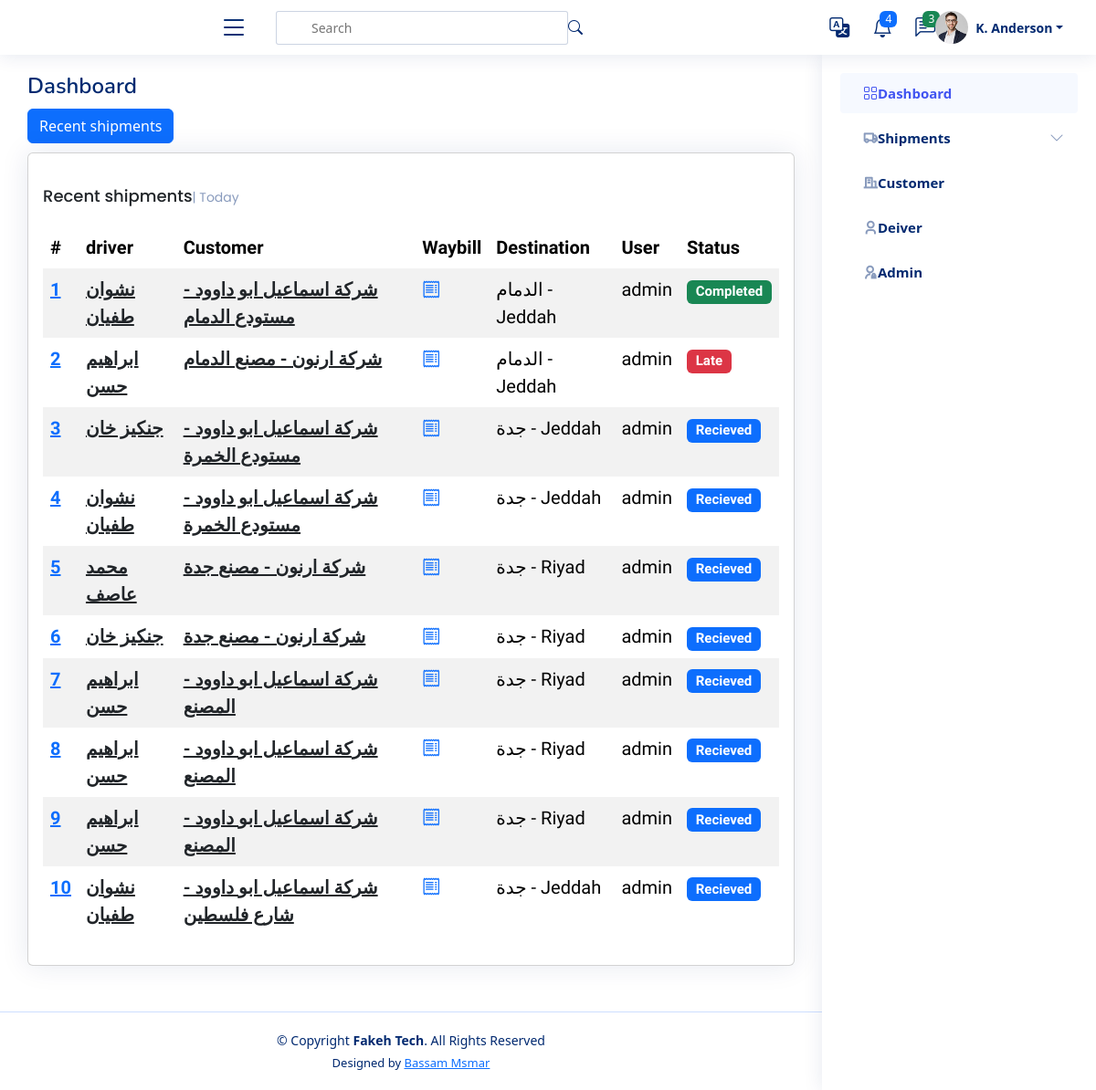
/shipment/All, run on an earlier commit of the app's database.
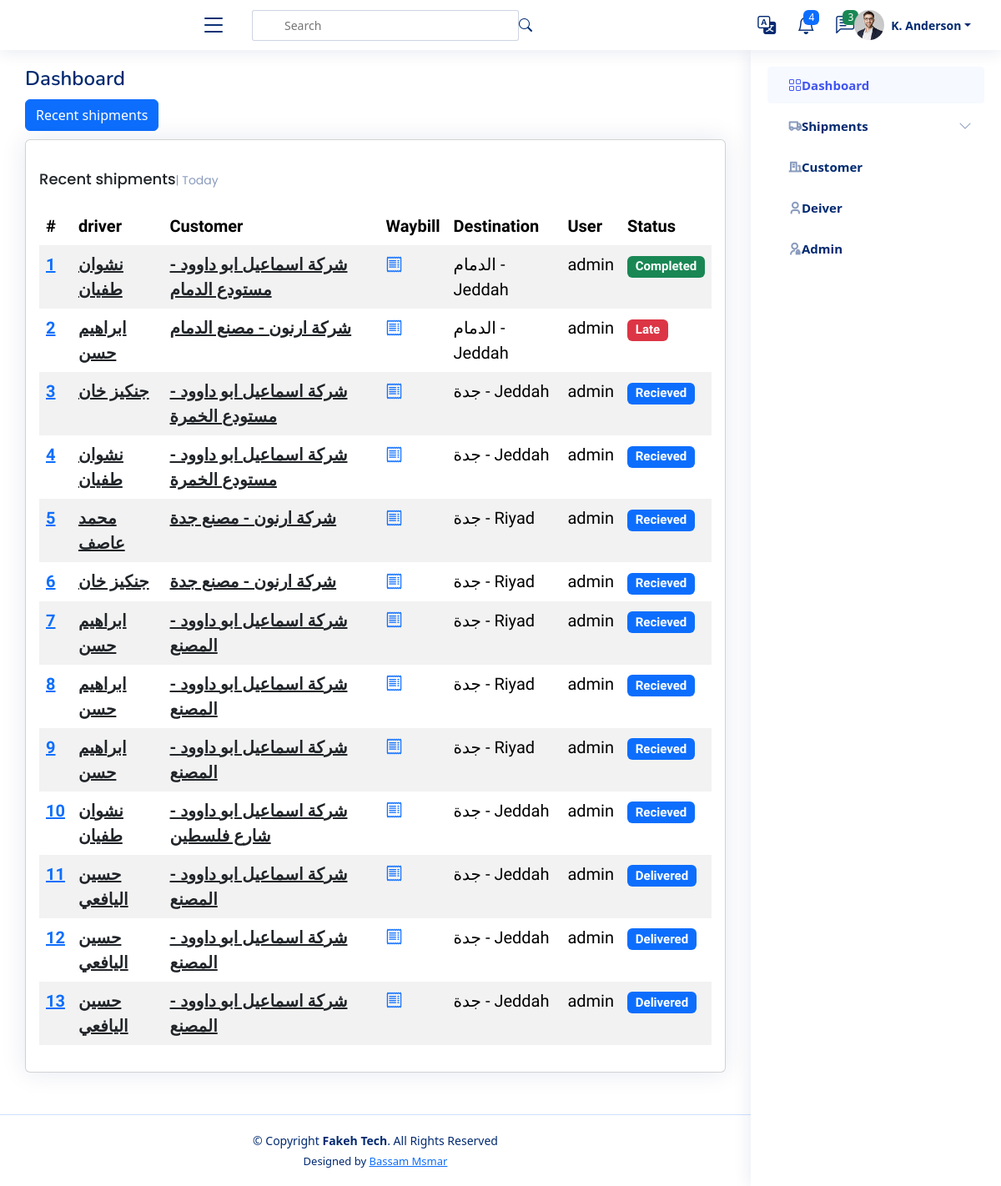
And on a later commit of the database.
### shipments/models.py (models this page shows, shortened)
class Shipments(models.Model):
    user = models.ForeignKey(User,  related_name='shipments_user', on_delete=models.SET_NULL, null=True)
    driver = models.ForeignKey(Driver,  related_name='shipments_driver', on_delete=models.SET_NULL, null=True)
    customer_branch = models.ForeignKey(Branch, related_name='shipments_company', on_delete=models.SET_NULL, null=True)
    fare = models.IntegerField(_("Fare"),)
    code = models.ImageField(blank=True, null=True, upload_to='code')
    days_stayed = models.IntegerField(_("Days Stayed "), null=True, blank=True)
    stay_cost = models.IntegerField(_("Stay Cost"), null=True, blank=True)
    deducted = models.IntegerField(_("Deducted"), null=True, blank=True)
    status = models.CharField(_("Status "), max_length=20, choices=STATUS, default='Recieved')
    destination = models.CharField(_("Destination"), max_length=20, choices=FLAG_TYPES)
    create_at = models.DateTimeField(_("Create At"), default=timezone.now)
    expected_arrival_date = models.DateTimeField(_("Expected Arrival Date"), null=True, blank=True, default=timezone.now)
    actual_delivery_date = models.DateTimeField(_("Actual Delivery Date "), null=True, blank=True, default=timezone.now)

### drivers/models.py (models this page shows)
class Driver(models.Model):
    name = models.CharField(_("Driver Name"), max_length=120)
    phone = models.CharField(_("Driver Phone"), max_length=120)
    id_number = models.CharField(_("Driver Id Number"), max_length=10, null=True, blank=True)
    language = models.CharField(_("Driver Language"),  max_length=120, choices=LANGUAHE, null=True, blank=True)
    truck_type =models.CharField(_("Truck Type"), max_length=120, choices=TRUCK_TYPE, null=True, blank=True)
    rate = models.IntegerField(_("Rate"), null=True, blank=True)
    def __str__(self) -> str:
        return self.name

### customers/models.py (models this page shows)
class Branch(models.Model):
    customers = models.ForeignKey(Customers, related_name='branch_customers', on_delete=models.CASCADE)
    name = models.CharField(_("Name"),max_length=255)
    city = models.CharField(_("City"),max_length=255)
    def __str__(self):
        return f'{self.customers} - {self.name}'

class Customers(models.Model):
    name = models.CharField(max_length=255)
    def __str__(self):
        return self.name

### shipments/views.py (the view)
# urls.py: path('<str:status>', ShipmentList.as_view(), name='shipment_list'),
class ShipmentList(ListView):
    model = Shipments
    def get_queryset(self):
        status = self.kwargs.get('status', 'All')
        print( f'status = {status}')
        if status == 'All':
            return Shipments.objects.all()
        else:
            return Shipments.objects.filter(status=status)

### templates/shipments/shipments_list.html (shortened to what this page needs)
{% extends 'base.html' %}
{% load static %}
{% load i18n %}
{% block body %}
<main id="main" class="main">
  <div class="pagetitle">
    <h1>{% translate "Dashboard" %}</h1>
  </div>
  <div class="pagetitle">
    <a href="{% url 'shipment_create' %}"><button type="button" class="btn btn-primary">{% translate "Recent shipments" %}</button></a>
  </div>
  <section class="section dashboard">
    <div class="row">
      <div class="col-lg-12">
        <div class="row">
          <div class="col-12">
            <div class="card recent-sales overflow-auto">
              <div class="card-body">
                <h5 class="card-title">{% translate "Recent shipments" %}<span>| Today</span></h5>
                <table class="table table-borderless datatable table-striped table-hover">
                  <thead>
                    <tr>
                      <th scope="col">#</th>
                      <th scope="col">{% translate "driver" %}</th>
                      <th scope="col">{% translate "Customer" %} </th>
                      <th scope="col">{% translate "Waybill" %} </th>
                      <th scope="col">{% translate "Destination" %} </th>
                      <th scope="col">{% translate "User" %} </th>
                      <th scope="col">{% translate "Status" %} </th>
                    </tr>
                  </thead>
                  <tbody>
                    {% for shipment in object_list %}
                    <a href="{% url 'shipment_detail' shipment.id %}">
                      <tr>
                        <th scope="row"><a href="{% url 'shipment_detail' shipment.id %}" target="_blank">{{shipment.id}}</a></th>
                        <th scope="row"><a href="#" class="link-dark">{{shipment.driver}}</a></th>
                        <th scope="row"><a href="#" class="link-dark">{{shipment.customer_branch}}</a></th>
                        <td> <a href="{% url 'shipment_detail' shipment.id %}" target="_blank"><i class="bi bi-receipt"></i></a></td>
                        <td>{{shipment.customer_branch.city}} - {{shipment.destination}}</td>
                        <td>{{shipment.user}}</td>
                        <td><span class="badge
                          {% if shipment.status == 'Recieved' %} bg-primary
                          {% elif shipment.status == 'Processed' %} bg-secondary
                          {% elif shipment.status == 'Shipped' %} bg-info
                          {% elif shipment.status == 'Delivered' %} bg-primary
                          {% elif shipment.status == 'Feedback' %} bg-warning
                          {% elif shipment.status == 'Completed' %} bg-success
                          {% elif shipment.status == 'Late' %} bg-danger
                          {% endif %}">{{shipment.status}}</span></td>
                      </tr>
                    </a>
                    {% endfor %}
                  </tbody>
                </table>
              </div>
            </div>
          </div>
        </div>
      </div>
    </div>
  </section>
</main>
{% endblock %}

What changed in the data, as far as the page shows it:
added Shipments: id "11", driver "حسين اليافعي", customer_branch "شركة اسماعيل ابو داوود - المصنع", customer_branch.city "جدة", destination "Jeddah", user "admin", status "Delivered"
added Shipments: id "12", driver "حسين اليافعي", customer_branch "شركة اسماعيل ابو داوود - المصنع", customer_branch.city "جدة", destination "Jeddah", user "admin", status "Delivered"
added Shipments: id "13", driver "حسين اليافعي", customer_branch "شركة اسماعيل ابو داوود - المصنع", customer_branch.city "جدة", destination "Jeddah", user "admin", status "Delivered"
